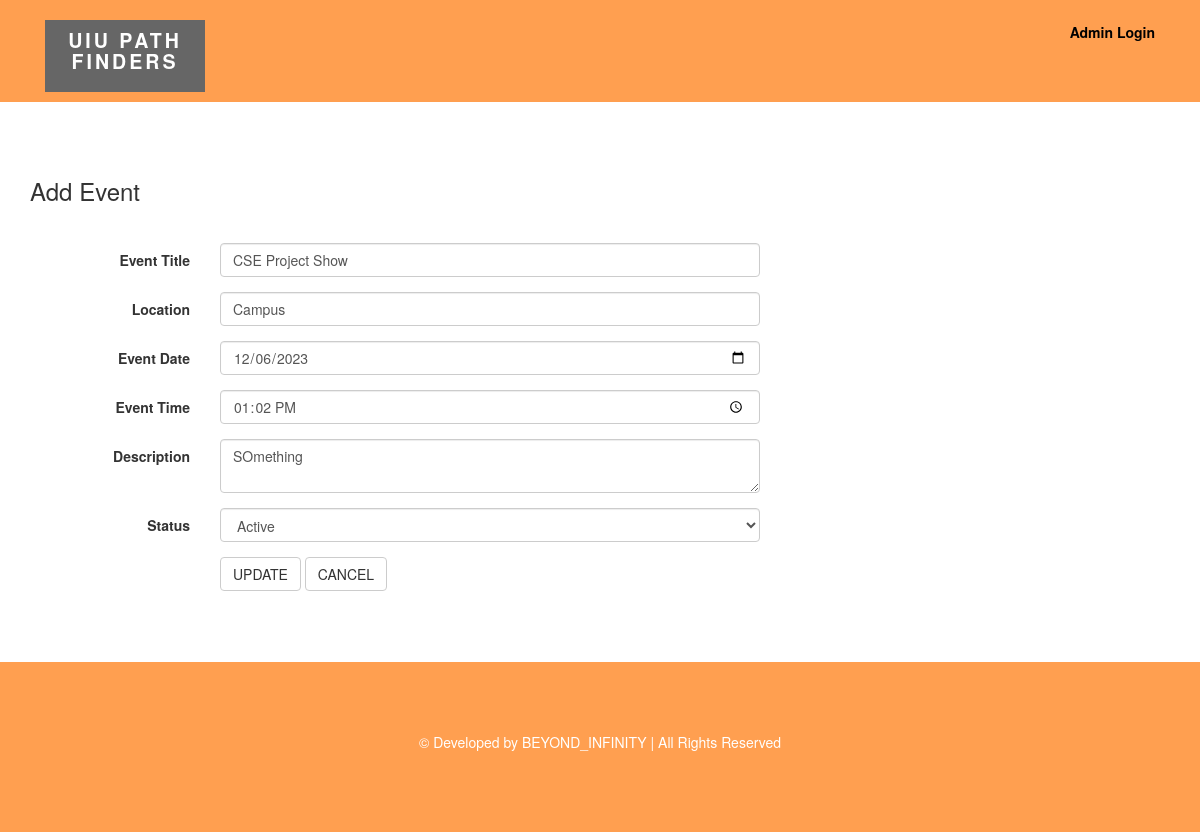
/alumnimeet.php?id=5, run on the app's committed database.
### tables this page shows
CREATE TABLE `tblalumnimeet` (
  `eventid` int(11) NOT NULL,
  `event_name` varchar(150) NOT NULL,
  `loc` varchar(100) NOT NULL,
  `event_date` date NOT NULL,
  `event_time` time NOT NULL,
  `description` text NOT NULL,
  `status` varchar(15) NOT NULL
);

### alumnimeet.php (the view, shortened to what this page needs)
<?php
if(isset($_GET['id']))
{
	$rs = mysqli_query($con, "Select * from tblalumnimeet where eventid=".$_GET['id']);
	$row = mysqli_fetch_array($rs);
	$event_name = $row['event_name'];
	$loc = $row['loc'];
	$event_date = $row['event_date'];
	$event_time = $row['event_time'];
	$description = $row['description'];
	$status = $row['status'];
}
  ?>
<?php
include("header.php")
  ?>
<div class="container">
	<div class="page">
   <h3>Add Event</h3>
			<div class="bs-example" data-example-id="simple-horizontal-form">
    <form class="form-horizontal" method="post">
      <div class="form-group">
        <label for="inputEmail3" class="col-sm-2 control-label">Event Title</label>
        <div class="col-sm-6">
          <input type="text" class="form-control" id="eventname" name="eventname" placeholder="Title" required value="<?php echo $event_name;   ?>" >
        </div>
      </div>
      <div class="form-group">
        <label for="inputEmail3" class="col-sm-2 control-label">Location</label>
        <div class="col-sm-6">
          <input type="text" class="form-control" id="location" name="location" placeholder="Location" required value="<?php echo $loc;   ?>" >
        </div>
      </div>
	  <div class="form-group">
        <label for="inputEmail3" class="col-sm-2 control-label">Event Date</label>
        <div class="col-sm-6">
          <input type="date" class="form-control" id="eventdate" name="eventdate" required value="<?php echo $event_date  ;   ?>" onchange="validateDate(this.value)">
        </div>
      </div>
	  <div class="form-group">
        <label for="inputEmail3" class="col-sm-2 control-label">Event Time</label>
        <div class="col-sm-6">
          <input type="time" class="form-control" id="eventtime" name="eventtime" required value="<?php echo $event_time  ;   ?>">
        </div>
      </div>
	  <div class="form-group">
        <label for="inputEmail3" class="col-sm-2 control-label">Description</label>
        <div class="col-sm-6">
          <textarea class="form-control" id="description" name="description" placeholder="Description" required ><?php echo $description;  ?></textarea>
        </div>
      </div>
     <div class="form-group">
        <label for="inputEmail3" class="col-sm-2 control-label">Status</label>
        <div class="col-sm-6">
           <select name="status" id="status" class="form-control">
           <option value="Active" <?php if($status == 'Active') echo "selected";   ?> >Active</option>
           </select>
        </div>
      </div>
      <div class="form-group">
        <div class="col-sm-offset-2 col-sm-10">
        <?php
		if(isset($_GET['id']))
		{
		  ?>
         <input type="submit" class="btn btn-default" name="update" value="UPDATE">
         <?php
		}
		else
		{
		   ?>
          <input type="submit" class="btn btn-default" name="submit" value="SUBMIT">
         <?php
          }
            ?>
		       <input type="reset" class="btn btn-default" name="cancel" value="CANCEL">
        </div>
      </div>
    </form>
  </div>
	</div>
</div>
<?php
include("footer.php");
  ?>

### css/style.css (style rules this page uses)
html,body { background:#fff; font-size: 100%; font-family: 'Poppins', sans-serif; }
h1,h2,h3,h4,h5,h6,label,p { margin:0; }
.form-group { width: 100%; }
.page { padding: 4em 0 4em; }
.bs-example { padding: 2em 0 0; }
.form-horizontal .control-label { text-align: left; }

### data on the page
tblalumnimeet: eventname "CSE Project Show", location "Campus", eventdate "12/06/2023", eventtime "13:02:00", description "SOmething", status "Active"
